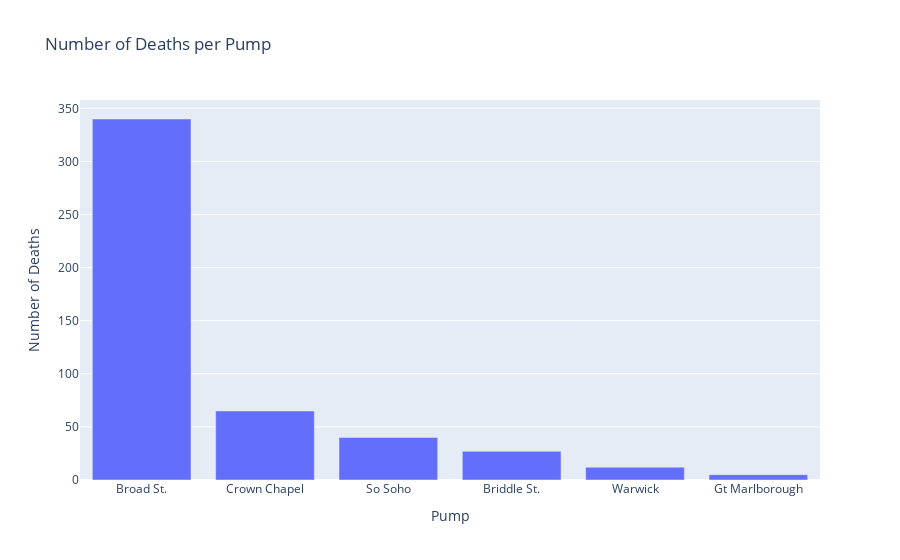

Notebook code cell kept with this figure:
### Markdown cell above
This Bar chart represents the comparison of Number of Deaths per Pumps.

### Code cell
# --- Bar Chart ---
fig_bar = px.bar(
    death_counts,
    x='Pump',
    y='Death Count',
    title='Number of Deaths per Pump',
    labels={'Death Count': 'Number of Deaths'}
)
fig_bar.show()

### Figure 1 — Plotly figure (JSON) as saved in the notebook; plotly's stock layout.template omitted (floating-point values rounded to 4 significant figures)
{"data": [{"alignmentgroup": "True", "hovertemplate": "Pump=%{x}<br>Number of Deaths=%{y}<extra></extra>", "legendgroup": "", "marker": {"color": "#636efa", "pattern": {"shape": ""}}, "name": "", "offsetgroup": "", "orientation": "v", "showlegend": false, "textposition": "auto", "type": "bar", "x": ["Broad St.", "Crown Chapel", "So Soho", "Briddle St.", "Warwick", "Gt Marlborough"], "xaxis": "x", "y": [340, 65, 40, 27, 12, 5], "yaxis": "y"}], "layout": {"barmode": "relative", "legend": {"tracegroupgap": 0}, "title": {"text": "Number of Deaths per Pump"}, "xaxis": {"anchor": "y", "domain": [0, 1], "title": {"text": "Pump"}}, "yaxis": {"anchor": "x", "domain": [0, 1], "title": {"text": "Number of Deaths"}}}}
